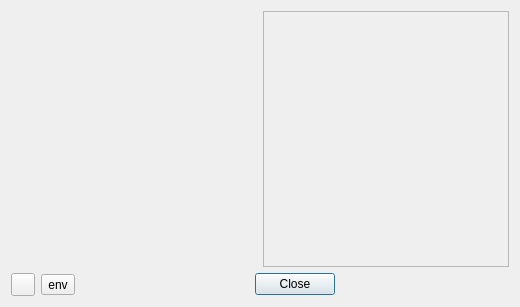
<?xml version="1.0" encoding="UTF-8"?>
<ui version="4.0">
 <class>AboutBox</class>
 <widget class="QDialog" name="AboutBox">
  <property name="geometry">
   <rect>
    <x>0</x>
    <y>0</y>
    <width>520</width>
    <height>307</height>
   </rect>
  </property>
  <property name="windowTitle">
   <string>About</string>
  </property>
  <property name="windowIcon">
   <iconset>
    <normaloff>:/images/computer.png</normaloff>:/images/computer.png</iconset>
  </property>
  <layout class="QVBoxLayout" name="verticalLayout">
   <item>
    <layout class="QHBoxLayout" name="horizontalLayout">
     <item>
      <widget class="QLabel" name="labelLogo">
       <property name="pixmap">
        <pixmap resource="../../images/aboutbox.qrc">:/logo/logo.png</pixmap>
       </property>
       <property name="alignment">
        <set>Qt::AlignCenter</set>
       </property>
      </widget>
     </item>
     <item>
      <widget class="QFrame" name="frame">
       <property name="frameShape">
        <enum>QFrame::StyledPanel</enum>
       </property>
       <property name="frameShadow">
        <enum>QFrame::Raised</enum>
       </property>
       <layout class="QVBoxLayout" name="verticalLayout_3">
        <item>
         <widget class="QLabel" name="lbl_email"/>
        </item>
       </layout>
      </widget>
     </item>
    </layout>
   </item>
   <item>
    <layout class="QHBoxLayout" name="horizontalLayout_2">
     <item>
      <widget class="QToolButton" name="btn_about_qt"/>
     </item>
     <item>
      <widget class="QToolButton" name="btn_env">
       <property name="text">
        <string>env</string>
       </property>
      </widget>
     </item>
     <item>
      <widget class="QDialogButtonBox" name="buttonBox">
       <property name="standardButtons">
        <set>QDialogButtonBox::Close</set>
       </property>
       <property name="centerButtons">
        <bool>true</bool>
       </property>
      </widget>
     </item>
    </layout>
   </item>
  </layout>
 </widget>
 <resources>
  <include location="../../images/aboutbox.qrc"/>
 </resources>
 <connections/>
</ui>
